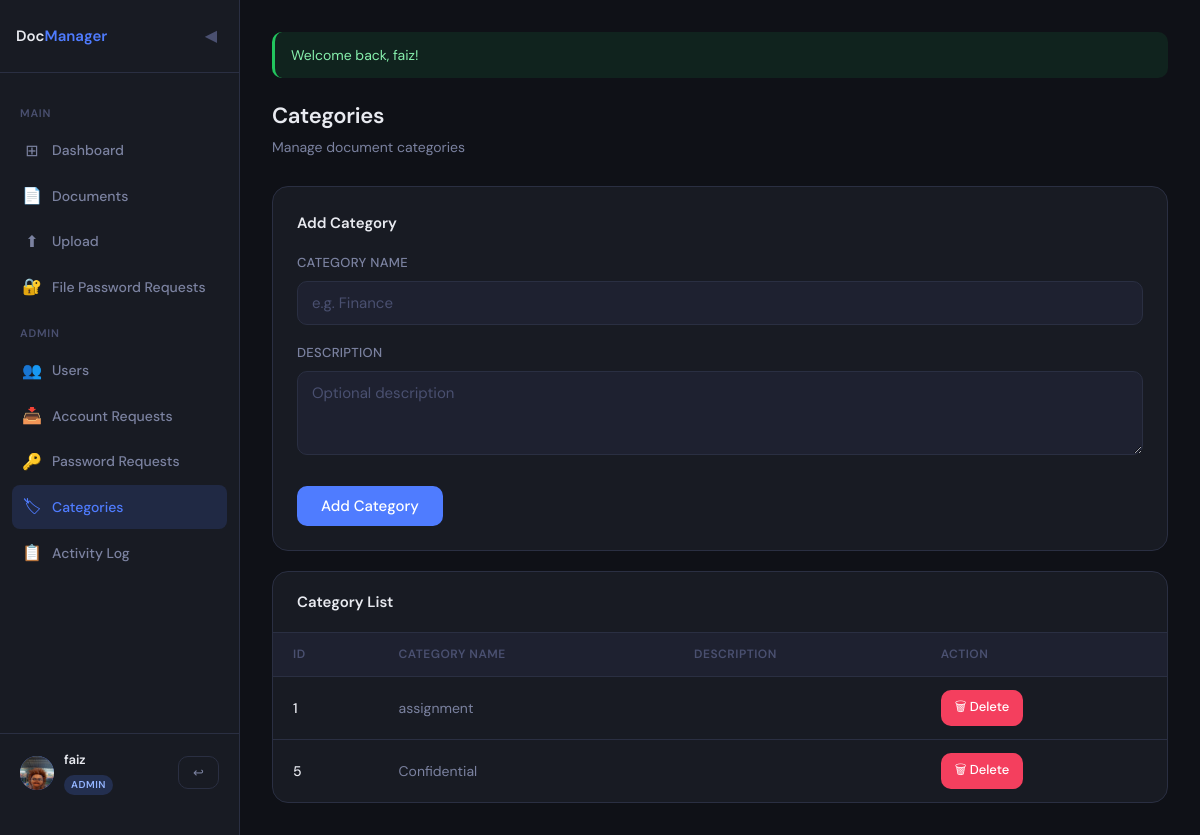
The page /index.php?page=categories (signed in) on the database its author committed.
### tables this page shows
CREATE TABLE `document_category` (
  `id` int(11) NOT NULL,
  `name` varchar(100) NOT NULL,
  `description` varchar(255) DEFAULT NULL
);

### config.php (called while the page is built, shortened)
<?php
function e(string $value): string {
    return htmlspecialchars($value, ENT_QUOTES | ENT_HTML5, 'UTF-8');
}

### pages/categories.php (the view, shortened to what this page needs)
<?php
$db = getDB();
$categories = $db->query("
    SELECT * FROM document_category ORDER BY name ASC
")->fetchAll();
?>
<div class="topbar">
    <div>
        <div class="page-title">Categories</div>
        <div class="page-sub">Manage document categories</div>
    </div>
</div>
<div class="card category-form" style="padding:24px;margin-bottom:20px;">
    <div style="font-size:15px;font-weight:600;margin-bottom:18px;">Add Category</div>
    <form method="POST" action="<?= BASE_URL ?>/index.php?page=categories">
        <div class="form-group">
            <label class="form-label">Category Name</label>
            <input type="text" name="name" class="form-control" placeholder="e.g. Finance" required>
        </div>
        <div class="form-group">
            <label class="form-label">Description</label>
            <textarea name="description" class="form-control" rows="3" placeholder="Optional description"></textarea>
        </div>
        <button type="submit" class="btn btn-primary" style="width:auto;padding:10px 24px;">Add Category</button>
    </form>
</div>
<div class="card">
    <div class="card-header">
        <div class="card-title">Category List</div>
    </div>
    <div class="table-responsive">
    <table>
        <thead>
            <tr>
                <th>ID</th>
                <th>Category Name</th>
                <th>Description</th>
                <th>Action</th>
            </tr>
        </thead>
        <tbody>
        <?php if (!empty($categories)): ?>
            <?php foreach ($categories as $category): ?>
            <tr>
                <td><?= (int)$category['id'] ?></td>
                <td><?= e($category['name']) ?></td>
                <td style="color:var(--text-muted);"><?= e($category['description']) ?></td>
                <td>
                    <form method="POST" action="<?= BASE_URL ?>/index.php?page=categories" style="margin:0;">
                        <button type="submit" class="btn btn-sm btn-danger"
                                onclick="return confirm('Delete \'<?= e(addslashes($category['name'])) ?>\'? This cannot be undone.')">
                            🗑 Delete
                        </button>
                    </form>
                </td>
            </tr>
            <?php endforeach; ?>
        <?php else: ?>
            <tr>
                <td colspan="4" style="text-align:center;padding:40px;">No categories found.</td>
            </tr>
        <?php endif; ?>
        </tbody>
    </table>
    </div>
</div>

### index.php (style rules this page uses)
*, *::before, *::after { box-sizing: border-box; margin: 0; padding: 0; }
:root { --bg: #0f1117; --surface: #181b23; --surface2: #1e2130; --border: #2a2f42; --accent: #4f7cff; --accent-dim: #3a5fd9; --success: #22c55e; --danger: #f43f5e; --warning: #f59e0b; --text: #e8eaf0; --text-muted: #7b82a0; --text-dim: #4a5070; --font: 'DM Sans', sans-serif; --mono: 'DM Mono', monospace; --radius: 10px; --radius-lg: 16px; --shadow: 0 4px 24px rgba(0,0,0,.4); --sidebar-w: 240px; }
body { font-family: var(--font); background: var(--bg); color: var(--text); min-height: 100vh; font-size: 15px; line-height: 1.6; }
.form-group { margin-bottom: 18px; }
.form-label { display: block; font-size: 13px; font-weight: 500; color: var(--text-muted); margin-bottom: 7px; letter-spacing: .3px; text-transform: uppercase; }
.form-control { width: 100%; padding: 11px 14px; background: var(--surface2); border: 1px solid var(--border); border-radius: var(--radius); color: var(--text); font-family: var(--font); font-size: 15px; outline: none; transition: border-color .2s, box-shadow .2s; }
.form-control::placeholder { color: var(--text-dim); }
.btn { display: inline-flex; align-items: center; justify-content: center; gap: 8px; padding: 11px 20px; border-radius: var(--radius); font-family: var(--font); font-size: 15px; font-weight: 500; cursor: pointer; border: none; transition: all .2s; white-space: nowrap; }
.btn-primary { background: var(--accent); color: #fff; width: 100%; margin-top: 6px; }
.btn-sm { padding: 7px 14px; font-size: 13px; }
.btn-danger { background: var(--danger); color: #fff; }
.topbar { display: flex; align-items: flex-start; justify-content: space-between; gap: 12px; margin-bottom: 28px; flex-wrap: wrap; }
.page-title { font-size: 22px; font-weight: 600; letter-spacing: -.3px; }
.page-sub { color: var(--text-muted); font-size: 14px; margin-top: 2px; }
.card { background: var(--surface); border: 1px solid var(--border); border-radius: var(--radius-lg); overflow: hidden; }
.card-header { padding: 18px 24px; border-bottom: 1px solid var(--border); display: flex; align-items: center; justify-content: space-between; flex-wrap: wrap; gap: 10px; }
.card-title { font-size: 15px; font-weight: 600; }
.table-responsive { overflow-x: auto; -webkit-overflow-scrolling: touch; }
table { width: 100%; border-collapse: collapse; min-width: 500px; }
th { text-align: left; padding: 12px 20px; font-size: 12px; font-weight: 600; letter-spacing: .5px; text-transform: uppercase; color: var(--text-dim); background: var(--surface2); border-bottom: 1px solid var(--border); white-space: nowrap; }
td { padding: 13px 20px; font-size: 14px; border-bottom: 1px solid var(--border); color: var(--text-muted); }
td:first-child { color: var(--text); font-weight: 500; }
tr:last-child td { border-bottom: none; }

### rows shown on the page
document_category: id "1", name "assignment"
document_category: id "5", name "Confidential"

### other values the page prints
$authUser['employee_name'] "faiz"
$authUser['role'] "ADMIN"
$ok "Welcome back, faiz!"
